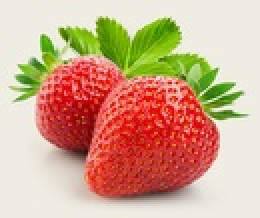
#> input picture src/frulix-morango-fruta-1.jpg, 130 x 109 px, shrunk from 450 x 377 before the run, given in place of foto_morango1.png, which was not available (shown 2 times larger); the run also reads 1 picture not shown here
$ python leitura.py
#> lines starting #> are read from the running program, lines starting #| are printed output that depends on the picture; pictures that were not available may be replaced by others from this repository, and a replacement may not be noted
import cv2
import numpy as np
import matplotlib.pyplot as plt

## AQUI CALCULA-SE A MEDIA DE COR DE UMA IMAGEM
def calcular_media_cor(imagem_path):
#> called with imagem_path = 'padrao morango/foto_morango1.png'
    imagem = cv2.imread(imagem_path)
#> imagem is the input picture: shape (109, 130, 3); mean B, G, R 141, 168.6, 208.8
    imagem = cv2.cvtColor(imagem, cv2.COLOR_BGR2RGB)
    media_cor = np.mean(imagem.reshape(-1, 3), axis=0)
#> media_cor = [208.8, 168.6, 141]
    return media_cor

padrões_morango = [
    calcular_media_cor("padrao morango/foto_morango1.png"),
    calcular_media_cor("padrao morango/foto_morango2.png"),
    calcular_media_cor("padrao morango/foto_morango3.png"),
    calcular_media_cor("padrao morango/foto_morango4.png"),
    calcular_media_cor("padrao morango/foto_morango5.png"),
    calcular_media_cor("padrao morango/foto_morango6.png"),
    calcular_media_cor("padrao morango/foto_morango7.png"),
    calcular_media_cor("padrao morango/foto_morango8.png"),
]
#> call 3 of calcular_media_cor, with imagem_path = 'padrao morango/foto_morango3.png'
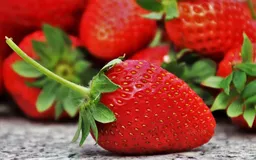
#> input picture src/strawberries-3359755-1920-1-.webp, 256 x 160 px, shrunk from 888 x 556 before the run, given in place of foto_morango3.png, which was not available
#> in calcular_media_cor, imagem is the input picture: shape (160, 256, 3); mean B, G, R 49.4, 72.6, 150.3
#> in calcular_media_cor (call 3), `media_cor = np.mean(imagem.reshape(-1, 3), axis=0)`: media_cor = [150.3, 72.62, 49.35]
#> call 4 of calcular_media_cor, with imagem_path = 'padrao morango/foto_morango4.png'
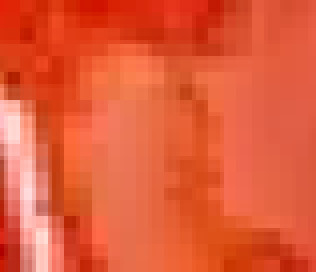
#> input picture src/padrao morango/foto_morango4.png, 79 x 68 px, shrunk from 274 x 236 before the run (shown 4 times larger)
#> in calcular_media_cor, imagem is the input picture: shape (68, 79, 3); mean B, G, R 57.2, 91.1, 226.5
#> in calcular_media_cor (call 4), `media_cor = np.mean(imagem.reshape(-1, 3), axis=0)`: media_cor = [226.5, 91.08, 57.17]
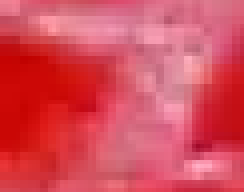
#> input picture src/padrao morango/foto_morango5.png, 61 x 48 px, shrunk from 211 x 165 before the run (shown 4 times larger)
#> in calcular_media_cor, imagem is the input picture: shape (48, 61, 3); mean B, G, R 90.8, 75.8, 215.4
#> in calcular_media_cor (call 5), `media_cor = np.mean(imagem.reshape(-1, 3), axis=0)`: media_cor = [215.4, 75.77, 90.84]
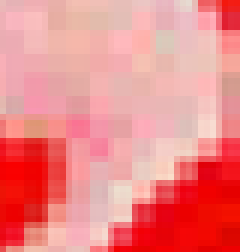
#> input picture src/padrao morango/foto_morango6.png, 40 x 42 px, shrunk from 139 x 147 before the run (shown 6 times larger)
#> in calcular_media_cor, imagem is the input picture: shape (42, 40, 3); mean B, G, R 134.5, 135, 238.3
#> in calcular_media_cor (call 6), `media_cor = np.mean(imagem.reshape(-1, 3), axis=0)`: media_cor = [238.3, 135, 134.5]
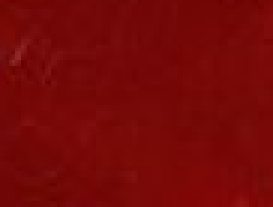
#> input picture src/padrao morango/foto_morango8.png, 91 x 69 px, shrunk from 315 x 238 before the run (shown 3 times larger)
#> in calcular_media_cor, imagem is the input picture: shape (69, 91, 3); mean B, G, R 7.1, 8.3, 118.6
#> in calcular_media_cor (call 8), `media_cor = np.mean(imagem.reshape(-1, 3), axis=0)`: media_cor = [118.6, 8.28, 7.15]
#> padrões_morango = [[208.8, 168.6, 141], [207.7, 17.06, 14.42], [150.3, 72.62, 49.35], [226.5, 91.08, 57.17], [215.4, 75.77, 90.84], [238.3, 135, 134.5], [150.3, 72.62, 49.35], [118.6, 8.28, 7.15]]

def cores_semparelhadas(cor1, cor2, tolerancia=40):
    distancia = np.linalg.norm(cor1 - cor2)
    return distancia < tolerancia

def colorir_morango_azul(imagem_path):
    imagem = cv2.imread(imagem_path)
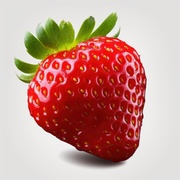
#> input picture src/imagens de morango/morango-maduro-vermelho-perfeito-com-isolado-de-folha_131956-722.jpg, 180 x 180 px, shrunk from 626 x 626 before the run, found by its file name
#> imagem is the input picture: shape (180, 180, 3); mean B, G, R 144.7, 154.1, 199.5
    imagem_rgb = cv2.cvtColor(imagem, cv2.COLOR_BGR2RGB)
    imagem_azul = imagem_rgb.copy()

    for i in range(imagem_rgb.shape[0]):
        for j in range(imagem_rgb.shape[1]):
            pixel_cor = imagem_rgb[i, j]
            if any(cores_semparelhadas(pixel_cor, padrao) for padrao in padrões_morango):
                imagem_azul[i, j] = [0, 0, 255]
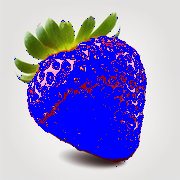
#> imagem_azul: shape (180, 180, 3); mean R, G, B 152.1, 144.6, 207.9

    plt.subplot(1, 2, 1)
    plt.imshow(imagem_rgb)
    plt.title("Imagem Original")
    plt.axis("off")

    plt.subplot(1, 2, 2)
    plt.imshow(imagem_azul)
    plt.title("Morango em Azul")
    plt.axis("off")

    plt.show()

colorir_morango_azul("imagens de morango\morango-maduro-vermelho-perfeito-com-isolado-de-folha_131956-722.jpg")
